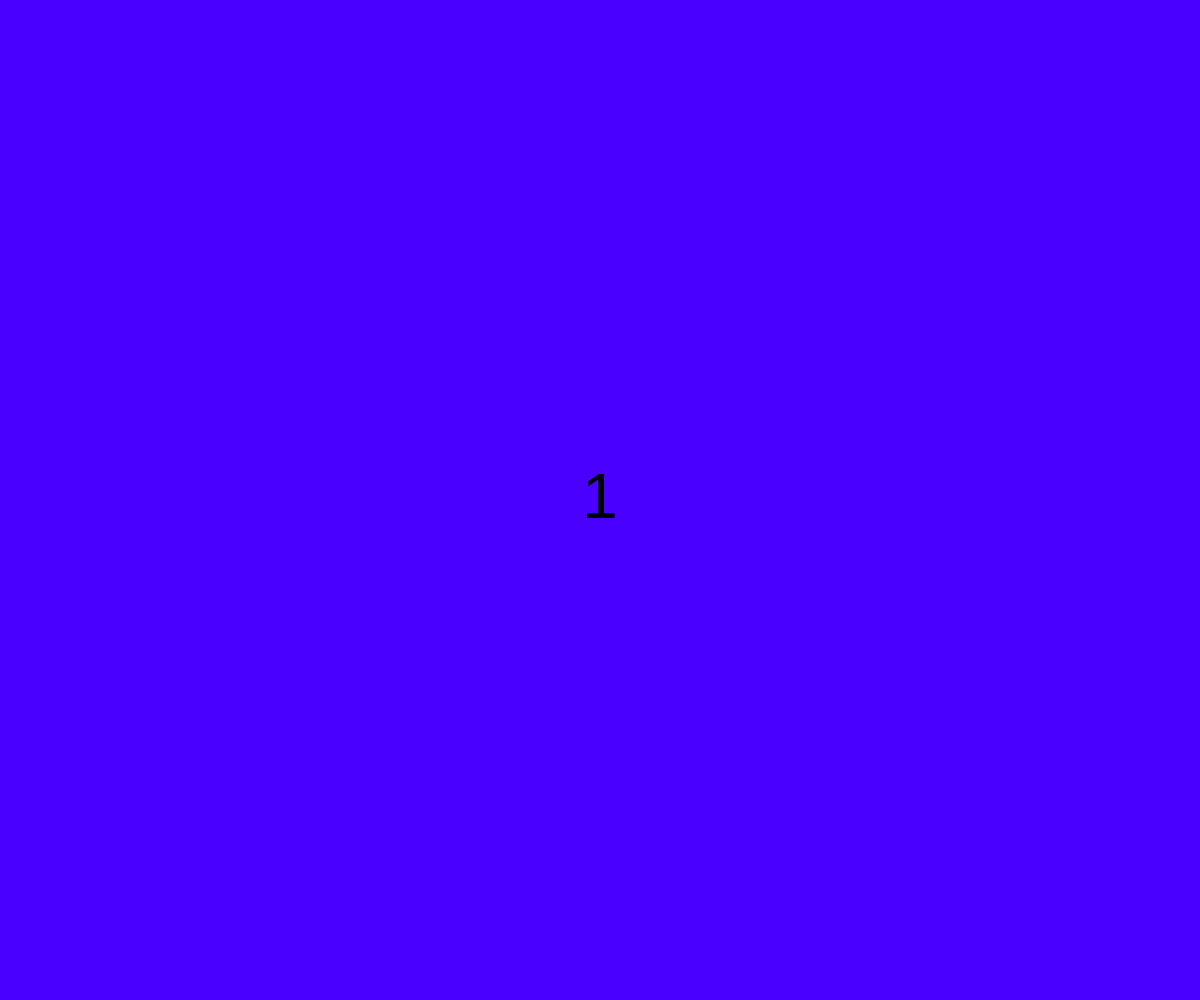
Frame 1 (no input)
Frame 60 (no input): identical to frame 1, image omitted
Frame 120 (the mouse pressed at the canvas centre since frame 60): identical to frame 1, image omitted

The p5.js sketch that drew this single still picture (run headless with seeded random() and noise() and a simulated clock; from frame 60 on, the mouse is pressed at the canvas centre):

// p5.js sketch
// ── sketch.js
var valeur = 1;
var h;

function setup() {
  createCanvas(windowWidth, windowHeight);
  colorMode(HSB);
  h =  random(0,360);
  background(h, 100, 100);
  textSize(64);
  textAlign(CENTER,CENTER);
}

function windowResized() {
  resizeCanvas(windowWidth, windowHeight);
  background(h, 100, 100);
}

function draw() {
  background(h, 100, 100);
  text(valeur,width/2,height/2);
}

function mouseClicked() {
  
  h = random(0,360);
  
  var aleatoire = random(0,60);
  
  if ( aleatoire < 10 ) {
    valeur = 1;
  } else if ( aleatoire < 20 )  {
    valeur = 2;
  } else if ( aleatoire < 30 )  {
    valeur = 3;
  } else if ( aleatoire < 40 )  {
    valeur = 4;
  } else if ( aleatoire < 50 )  {
    valeur = 5;
  } else {
    valeur = 6;
  }
}
